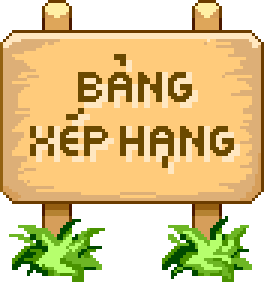
#> input picture assets/lttt/rank_sign.png, 88 x 94 px, found by its file name (shown 3 times larger)
$ python make_order_board.py
#> lines starting #> are read from the running program, lines starting #| are printed output that depends on the picture; pictures that were not available may be replaced by others from this repository, and a replacement may not be noted
"""Bảng đơn hàng ở nông trại — làm sạch chữ trên biển gỗ của repo Lttt.

Nguồn: assets/lttt/rank_sign.png (biển "BẢNG XẾP HẠNG" gốc Avatar). Biển chỉ
dùng vài màu phẳng: nét chữ là màu nâu đậm riêng, mặt biển là màu gỗ + vân sáng
+ vệt tối. Nét chữ còn kèm bóng đổ trùng màu với vân gỗ nên không tách được
bằng màu; cách chắc ăn là xoá hết nét nâu rồi trải phẳng đúng những hàng từng
có chữ (các hàng còn lại giữ nguyên vân). Tên bảng do game vẽ chữ đè lên
(giống nhãn "Nhà kho") nên không cần vẽ chữ vào ảnh.

Chạy: python3 scripts/make_order_board.py
"""
from PIL import Image

SRC = 'public/assets/lttt/rank_sign.png'
DST = 'public/assets/lttt/order_board.png'
LOGO = 'public/assets/ui/logo.png'
INK = (107, 73, 0, 255)         # nét chữ
WOOD = (255, 203, 123, 255)     # gỗ nền mặt biển
PANEL = {WOOD, (255, 231, 193, 255), (221, 175, 119, 255)}   # gỗ + vân sáng + vệt tối

im = Image.open(SRC).convert('RGBA')
#> im is the input picture: PIL image 88x94 RGBA; mean R, G, B, A 176.4, 156.6, 76.7, 191.2
W, H = im.size
#> W = 88; H = 94
px = im.load()

text_rows = {y for y in range(H) for x in range(W) if px[x, y] == INK}
#> text_rows = 32 items
for y in range(H):
    for x in range(W):
        if px[x, y] == INK:
            px[x, y] = WOOD

for y in sorted({r for row in text_rows for r in (row - 1, row, row + 1)} & set(range(H))):
    for x in range(W):
        if px[x, y] in PANEL:
            px[x, y] = WOOD
#> this loop made 40 passes

# Biển gốc chỉ 88x94 nên logo dán vào bị bé và nhoè. Phóng nearest x2 (giữ
# nguyên nét pixel của biển) rồi mới dán logo ở độ phân giải gấp đôi -> chữ
# Sunny Town rõ hẳn; trong game vẽ ở nửa scale nên kích thước vẫn như cũ.
SCALE = 2
im = im.resize((W * SCALE, H * SCALE), Image.NEAREST)
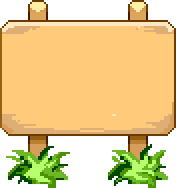
#> im: PIL image 176x188 RGBA; mean R, G, B, A 188.1, 165.2, 81, 191.2; transparent parts drawn white
W, H = im.size
#> W = 176; H = 188
px = im.load()

panel = [(x, y) for y in range(H) for x in range(W) if px[x, y] in PANEL]
#> panel = 18980 pairs, first value 2 to 173, second value 22 to 133
x0, x1 = min(x for x, _ in panel), max(x for x, _ in panel)
#> x0 = 2; x1 = 173
y0, y1 = min(y for _, y in panel), max(y for _, y in panel)
#> y0 = 22; y1 = 133
pw, ph = (x1 - x0 + 1) - 10 * SCALE, (y1 - y0 + 1) - 10 * SCALE      # chừa lề
#> pw = 152; ph = 92
logo = Image.open(LOGO).convert('RGBA')
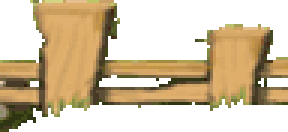
#> input picture assets/lttt/fence.png, 96 x 44 px, given in place of logo.png, which was not available (shown 3 times larger)
#> logo is the input picture: PIL image 96x44 RGBA; mean R, G, B, A 136.7, 122, 67.4, 133.3
k = min(pw / logo.width, ph / logo.height)
#> k = 1.58
logo = logo.resize((max(1, round(logo.width * k)), max(1, round(logo.height * k))), Image.LANCZOS)
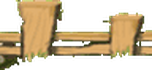
#> logo: PIL image 152x70 RGBA; mean R, G, B, A 100.6, 83.1, 49.2, 133.1; transparent parts drawn white
im.alpha_composite(logo, ((x0 + x1 + 1 - logo.width) // 2, (y0 + y1 + 1 - logo.height) // 2))
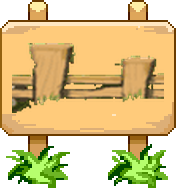
#> im: PIL image 176x188 RGBA; mean R, G, B, A 174.6, 154.9, 74.7, 191.2; transparent parts drawn white

im.save(DST)
print(f'{DST}  {im.size}  trải phẳng {len(text_rows)} hàng chữ, logo {logo.size}')
#| public/assets/lttt/order_board.png  (176, 188)  trải phẳng 32 hàng chữ, logo (152, 70)
